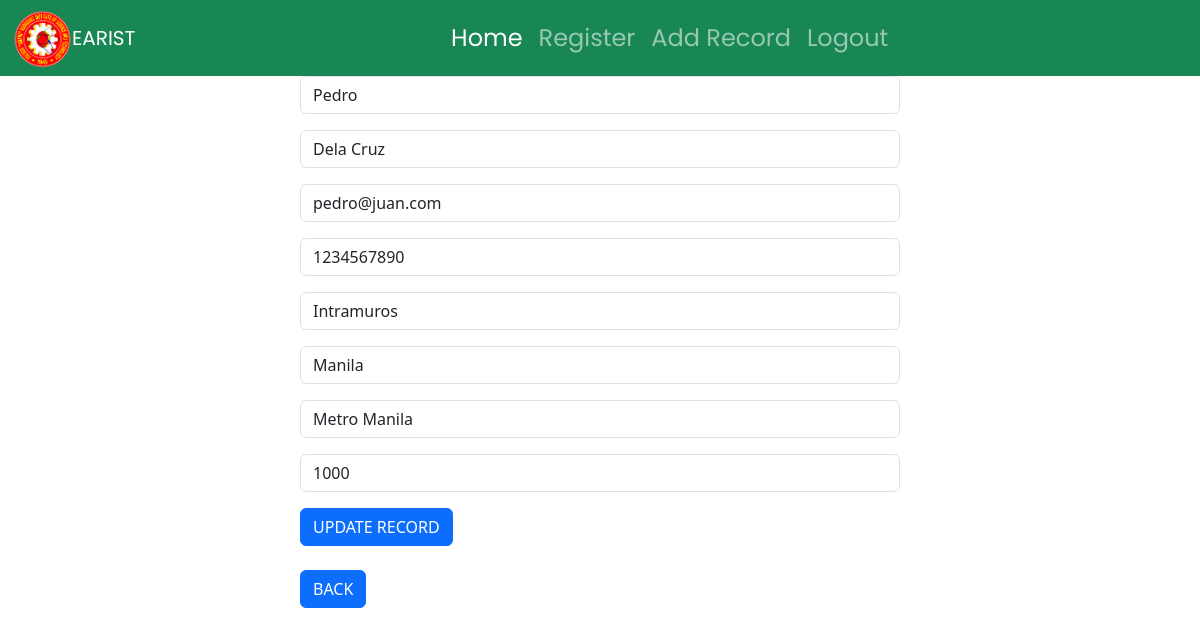
The page /update_records/3 (signed in) on the database its author committed.
### dcrm/models.py (models this page shows, shortened)
class Record(models.Model):
    created_at = models.DateTimeField(auto_now_add=True)
    first_name = models.CharField(max_length=50)
    last_name =  models.CharField(max_length=50)
    email =  models.CharField(max_length=100)
    phone = models.CharField(max_length=15)
    address =  models.CharField(max_length=100)
    city =  models.CharField(max_length=50)
    state =  models.CharField(max_length=50)
    zipcode =  models.CharField(max_length=20)

### dcrm/views.py (the view)
# urls.py: path('update_records/<int:pk>', views.update_record, name='update_records'),
def update_record(request, pk):
    if  request.user.is_authenticated:
        current_record = Record.objects.get(id=pk)
        form = AddRecordForm(request.POST or None, instance=current_record )
        if form.is_valid():
            form.save()
            messages.success(request, "Record Has Been Updated...")
            return redirect('home')
        return render(request, "update_record.html", {'form':form})
    else:
         messages.success(request, "You Must Be Logged In...")
         return redirect('home')

### dcrm/forms.py
class AddRecordForm(forms.ModelForm):
    email = forms.EmailField(label="", widget=forms.TextInput(attrs={'class':'form-control', 'placeholder':'Email Address'}))
    first_name = forms.CharField(label="",max_length=100, widget=forms.TextInput(attrs={'class':'form-control', 'placeholder':'First Name'}))
    last_name = forms.CharField(label="",max_length=100, widget=forms.TextInput(attrs={'class':'form-control', 'placeholder':'Last Name'}))
    phone = forms.CharField(label="",max_length=50, widget=forms.TextInput(attrs={'class':'form-control', 'placeholder':'Phone'}))
    address = forms.CharField(label="",max_length=50, widget=forms.TextInput(attrs={'class':'form-control', 'placeholder':'Address'}))
    city = forms.CharField(label="",max_length=50, widget=forms.TextInput(attrs={'class':'form-control', 'placeholder':'City'}))
    state = forms.CharField(label="",max_length=50, widget=forms.TextInput(attrs={'class':'form-control', 'placeholder':'State'}))
    zipcode = forms.CharField(label="",max_length=50, widget=forms.TextInput(attrs={'class':'form-control', 'placeholder':'Zip Code'}))
    class Meta:
        model = Record
        exclude = ('user',)

### dcrm/templates/update_record.html (shortened to what this page needs)
{% extends 'base.html' %}
{% block content %}
    <div class="col-md-6 offset-md-3">
            <form action="" method="POST">
                {{ form.as_p }}
                <button type="submit" class="btn btn-primary">UPDATE RECORD</button>
            </form>
            <br>
            <a href="{% url 'home' %}"> <button class="btn btn-primary">BACK</button></a>
        </div>
{% endblock %}

### rows shown on the page
Record: first_name "Pedro", last_name "Dela Cruz", email "pedro@juan.com", phone "1234567890", address "Intramuros", city "Manila", state "Metro Manila", zipcode "1000"
